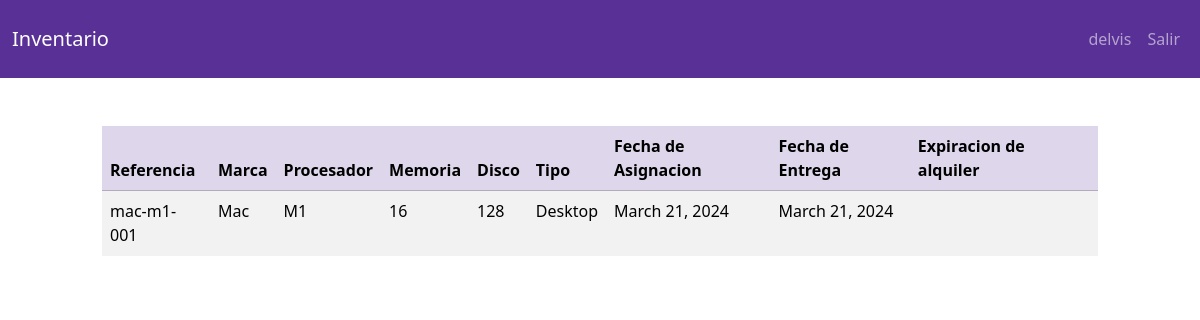
The app's page /dashboard/ (signed in) with its own data.
### inventory/models.py (models this page shows, shortened)
class User_Equipment(models.Model):
    user = models.ForeignKey(User, on_delete=models.CASCADE, verbose_name='usuario')
    equipment = models.ForeignKey('Equipment', on_delete=models.CASCADE, verbose_name='equipo', limit_choices_to={'user_equipment__isnull': True}, null=True)
    date_created = models.DateTimeField(auto_now_add=True, verbose_name='fecha de creacion')
    date_modified = models.DateTimeField(auto_now=True, verbose_name='fecha de modificacion')
    assignment_date = models.DateField(verbose_name='fecha de asignacion')
    delivery_date = models.DateField(verbose_name='fecha de entrega')
    class Meta:
        verbose_name = 'EquipoUsuario'
        verbose_name_plural = 'EquipoUsuario'

class Equipment(models.Model):
    reference = models.CharField(max_length=150, verbose_name='referencia')
    brand = models.ForeignKey('Brand', on_delete=models.CASCADE, verbose_name='marca')
    processor = models.CharField(max_length=150, verbose_name='procesador')
    memory = models.IntegerField(default=0, help_text="Gigabytes", verbose_name='memoria')
    disk = models.IntegerField(default=0, help_text="Gigabytes", verbose_name='disco')
    type = models.ForeignKey('Type', on_delete=models.CASCADE, verbose_name='tipo')
    date_created = models.DateTimeField(auto_now_add=True, verbose_name='fecha de creacion')
    date_modified = models.DateTimeField(auto_now=True, verbose_name='fecha de modificacion')
    supplier = models.ForeignKey('Supplier', on_delete=models.SET_NULL, null=True, blank=True, verbose_name='proveedor')
    rental_start_date = models.DateField(null=True, blank=True, verbose_name='fecha inicio de alquiler')
    rental_end_date = models.DateField(null=True, blank=True , verbose_name='fecha final de alquiler')
    class Meta:
        verbose_name = 'Equipo'
        verbose_name_plural = 'Equipos'

class Brand(models.Model):
    name = models.CharField(max_length=150, verbose_name='nombre')
    description = models.TextField(verbose_name='descripcion', blank=True)
    class Meta:
        verbose_name = 'Marca'
        verbose_name_plural = 'Marcas'

class Type(models.Model):
    name = models.CharField(max_length=150, verbose_name='nombre')
    description = models.TextField(verbose_name='descripcion', blank=True)
    class Meta:
        verbose_name = 'Tipo'
        verbose_name_plural = 'Tipos'

### inventory/views.py (the view)
# urls.py: path('dashboard/', Dashboard.as_view(), name='dashboard'),
class Dashboard(LoginRequiredMixin, View):
    def get(self,request):
        user_equipments = User_Equipment.objects.filter(user=request.user.id).order_by('id')
        for user_equipment in user_equipments:
            if user_equipment.equipment.rental_end_date and user_equipment.equipment.rental_end_date < date.today():
                user_equipment.rental_expired = True
            else:
                user_equipment.rental_expired = False
        return render(request, 'inventory/dashboard.html',{'user_equipments': user_equipments})

### inventory/templates/inventory/dashboard.html (shortened to what this page needs)
{% extends 'inventory/base.html' %}
{%  block content %}
    <div class="row">
        <div class="col-md-10 col-12 mx-auto mt-5">
            <table class="table table-hover table-striped">
                <thead class="table-primary">
                <tr>
                    <th scope="col">Referencia</th>
                    <th scope="col">Marca</th>
                    <th scope="col">Procesador</th>
                    <th scope="col">Memoria</th>
                    <th scope="col">Disco</th>
                    <th scope="col">Tipo</th>
                    <th scope="col">Fecha de Asignacion</th>
                    <th scope="col">Fecha de Entrega</th>
                    <th scope="col">Expiracion de alquiler</th>
                    <th scope="col"></th>
                </tr>
                </thead>
                <tbody>
                {% for item in user_equipments %}
                    <tr>
                        <td >{{ item.equipment.reference }}</td>
                        <td >{{ item.equipment.brand.name }}</td>
                        <td >{{ item.equipment.processor }}</td>
                        <td >{{ item.equipment.memory }}</td>
                        <td >{{ item.equipment.disk }}</td>
                        <td >{{ item.equipment.type.name }}</td>
                        <td >{{ item.assignment_date }}</td>
                        <td >{{ item.delivery_date }}</td>
                        {% if item.rental_expired %}
                                <td class="text-danger">{{ item.equipment.rental_end_date }}</td>
                            {% else %}
                               {% if item.equipment.rental_end_date %}
                                    <td>{{ item.equipment.rental_end_date  }}</td>
                                   {% else %}
                                    <td></td>
                               {% endif %}
                            {% endif %}
                        <td ></td>
                    </tr>
                {% endfor %}
                </tbody>
            </table>
        </div>
    </div>
{% endblock content %}

### inventory/templates/inventory/navigation.html (shortened to what this page needs)
<nav class="navbar navbar-expand-lg bg-primary" data-bs-theme="dark">
    <div class="container-fluid">
        <a class="navbar-brand" href="{% url 'index' %}">Inventario</a>
        <div class="collapse navbar-collapse justify-content-end" id="navbarNav">
            <ul class="navbar-nav">
                {% if user.is_authenticated %}
                    <li class="nav-item">
                        <a class="nav-link" href="#">{{ user.username }}</a>
                    </li>
                    <li class="nav-item">
                        <form method="post" action="{% url 'logout' %}">
                             <button type="submit" class="nav-link">Salir</button>
                        </form>
                    </li>
                {% endif %}
            </ul>
        </div>
    </div>
</nav>

### records on screen
User_Equipment: equipment.reference "mac-m1-001", equipment.brand.name "Mac", equipment.processor "M1", equipment.memory "16", equipment.disk "128", equipment.type.name "Desktop", assignment_date "March 21, 2024", delivery_date "March 21, 2024"

### other values on screen
{{ user.username }} "delvis"
